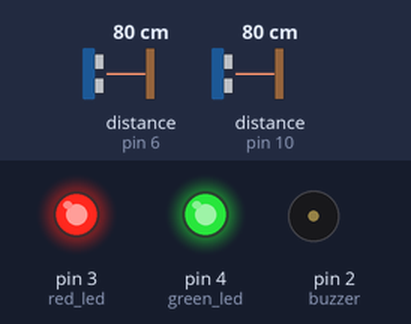
Bench run of a sketch on a simulated Arduino Uno, built with avr-gcc and run on an emulated ATmega328P. Parts: output pins drawn as LEDs (lit = HIGH), buzzer (waves = sounding, pin HIGH). Wiring (inferred from the names in the program): ultrasonic range finder: trigger pin 9; echo pin 10. The inputs (shaded band) are chosen by the test bench; at power-on: distance to the obstacle (sensors on pin 6, pin 10) 80 cm. The echo pulse lasts 58.3 µs per cm; the modem accepts every AT command (registered, SIM ready, sends succeed) and sends nothing else; pins used as bus, display or sensor lines are not drawn; what the sketch prints to the serial monitor is not drawn.

Above: at 1.05 s.
Timing chart, 0 to 4.0 s (numbered marks = the images above):
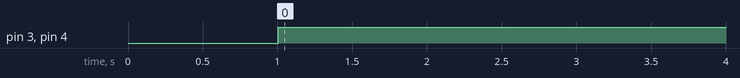

The sketch:

edr_code_7.48_06.ino
```cpp
/*
sem04 ind project - antitheft alarm system using gsm
*/
// defines pins numbers
#include <SoftwareSerial.h>

SoftwareSerial mySerial(8, 7);


unsigned long startTime;

int green_led = 4;
int red_led = 3;
int buzzer = 2;

 // middle pin give the detection of any movement // past value
int pirsensor = 8;// current value // need to change for 12 digital pin as overlap with rx


const int trigPin1 = 9;
const int echoPin1 = 10;
const int trigPin2 = 5;
const int echoPin2 = 6;

int count = 0;
int pir_count = 0;

int initial_distance1=0;
int initial_distance2=0;
int mean_1 = 0;
int mean_2 = 0;
// defines variables

long duration;
int distance;


int get_distance(int trig,int echo){

  digitalWrite(trig, LOW);
  delayMicroseconds(2);
  // Sets the trigPin on HIGH state for 10 micro seconds
  digitalWrite(trig, HIGH);
  delayMicroseconds(10);
  digitalWrite(trig, LOW);
  // Reads the echoPin, returns the sound wave travel time in microseconds
  duration = pulseIn(echo, HIGH);
  // Calculating the distance
  if(duration * 0.034 / 2<1000){
    distance = duration * 0.034 / 2;
  }
  // Prints the distance on the Serial Monitor
  return distance;
}

void print_distance(int trig,int echo){
  Serial.print("Distance is : ");
  Serial.println(get_distance(trig,echo));
}

boolean is_theft(){
  if( (abs(initial_distance1-get_distance(trigPin1,echoPin1)) > 10 ) || (abs(initial_distance2-get_distance(trigPin2,echoPin2)) > 10 ) ){
    return true;
  }
  else{
    return false;
  }
}

int get_mean_1(int num){
   mean_1+=num;
   mean_1 = mean_1/2;
   return mean_1;
}

int get_mean_2(int num){
   mean_2+=num;
   mean_2 = mean_2/2;
   return mean_2;
}

void start_Green_LED() {
  digitalWrite(green_led, HIGH);  // turn the LED on (HIGH is the voltage level)
}

void start_red_LED() {
  digitalWrite(red_led, HIGH);  // turn the LED on (HIGH is the voltage level)                      // wait for a second
}

void stop_red_LED(){
  digitalWrite(red_led, LOW);   // turn the LED off by making the voltage LOW
}

void stop_Green_LED(){
  digitalWrite(green_led, LOW);   // turn the LED off by making the voltage LOW
}

void setup() {


  pinMode(pirsensor, INPUT);

  pinMode(green_led, OUTPUT);
  pinMode(red_led, OUTPUT);
  pinMode(buzzer, OUTPUT);

  pinMode(trigPin1, OUTPUT); // Sets the trigPin as an Output
  pinMode(echoPin1, INPUT); // Sets the echoPin as an Input
  pinMode(trigPin2, OUTPUT); // Sets the trigPin as an Output
  pinMode(echoPin2, INPUT); // Sets the echoPin as an Input
  Serial.begin(9600); // Starts the serial communication
  mySerial.begin(9600);
  Serial.println("GSM Sim800A BEGIN");

  delay(1000);
}

void loop() {


 print_distance(trigPin1,echoPin1);
 if(count==0){
   Serial.println("Starting");
   start_Green_LED();
   start_red_LED();
   delay(6000);
   count=1;
   Serial.println("Starting");
   Serial.println("GSM Sim800A BEGIN");
   SendMessage(0);
   delay(10000);
 }

 else if(count==1){
  for(int i=0;i<20;i++){
    start_red_LED();
    start_Green_LED();
    Serial.print("Setting_up : ");
    Serial.println(i);
    initial_distance1 = get_mean_1(get_distance(trigPin1,echoPin1));
    initial_distance2 = get_mean_2(get_distance(trigPin2,echoPin2));
    //print_distance(trigPin1,echoPin1);
    delay(100);
    stop_red_LED();
    stop_Green_LED();
    delay(100);
  }

  count=2;
  Serial.print("---------------Initialize distance are ---------------");
  Serial.print("Sensor 1 : ");
  print_distance(trigPin1,echoPin1);
  start_Green_LED();
  Serial.print("Sensor 2 : ");
  print_distance(trigPin2,echoPin2);
 }
 else{
  pir_detect();
  if(is_theft()){
    Serial.println("Theft detection!!!");
    start_red_LED();
    //delay(2000);
  }
  if(get_distance(trigPin1,echoPin1)<10 | get_distance(trigPin2,echoPin2)<10){
    //Serial.println("Someone is very near the module!!!");
    SendMessage(1);
    start_red_LED();
    delay(200);
  }
  if(!(is_theft()) & !pir_detect() ){
    stop_red_LED();
  }
  if(pir_detect() ){
    //Serial.println("POSSIBLE DETECTION OF THEFT!!!@@@@@");
    SendMessage(2);
    digitalWrite(buzzer, HIGH);
    delay(1000);
    //start_red_LED();
  }
  if(!pir_detect() ){
    digitalWrite(buzzer, LOW);
  }
  }
  if (mySerial.available()>0)
     Serial.write(mySerial.read());
}

boolean pir_detect(){
  startTime = millis();
  int val = digitalRead(pirsensor);
  Serial.print("pirsensor : ");
  Serial.println(val);

  //delay(500);
  if(val){
    pir_count+=1;
  }
  unsigned long currentTime = millis(); // Get the current time
  unsigned long elapsedTime = currentTime - startTime; // Calculate the elapsed time
  if(pir_count>2 & elapsedTime<2000){
    //Serial.println("SERIOUS MOTION DETECTED!!!");
    //delay(1000);
    SendMessage(3);
    pir_count=0;
    return true;

  }

  return false;
}

void SendMessage(int i)
{

  mySerial.println("AT+CMGF=1");    //Sets the GSM Module in Text Mode

  delay(1000);  // Delay of 1000 milli seconds or 1 second


  mySerial.println("AT+CMGS=\"+94715365126\"\r"); // Replace x with mobile number

  delay(1000);


  //mySerial.println("I am SMS from GSM Module");// The SMS text you want to send
  switch(i)
    {
      case 0:

        mySerial.println("Skull detection system activated");
        Serial.println("message send");
        delay(1000);
        break;
      case 1:

        mySerial.println("Someone is very near the module!!!");
        break;
      case 2:

        mySerial.println("POSSIBLE DETECTION OF THEFT!!!");
        break;
      case 3:

        mySerial.println("SERIOUS MOTION DETECTED!!!");
        break;
    }


  delay(100);

  mySerial.println((char)26);// ASCII code of CTRL+Z

  delay(1000);
  Serial.println("test ");
  delay(10000);
}
```

Measured:
- by itself, pin 3 (red_led): repeats every 0.21 s: LOW 0.10 s, HIGH 0.11 s, until it stays LOW from 35.3 s
- by itself, pin 4 (green_led): repeats every 0.21 s: LOW 0.10 s, HIGH 0.11 s, until it stays HIGH from 35.4 s
